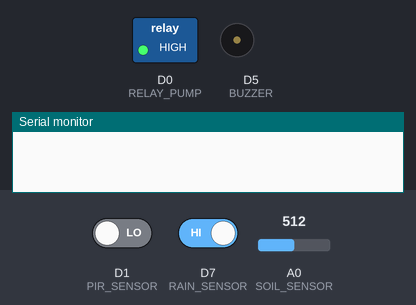
This sketch was run on a simulated ESP8266 (NodeMCU). On the bench: switched loads named in the sketch (green lamp = pin HIGH), buzzer (waves = sounding, pin HIGH), the last lines printed to the serial monitor. Inputs (shaded band) come from the test bench; at power-on: D1 (PIR_SENSOR) LOW, A0 (SOIL_SENSOR) = 512, D7 (RAIN_SENSOR) HIGH. WiFi joins after 1.5 s; servers stay silent unless stated.

Above: at 5.0 s.
5.1 s: D1 (PIR_SENSOR) driven HIGH
At 6.9 s:
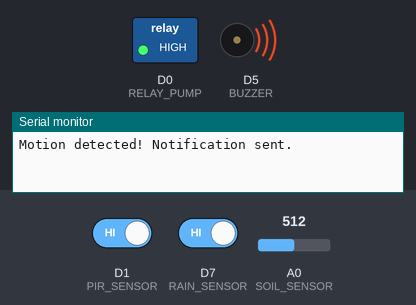
11.0 s: A0 (SOIL_SENSOR) set to 694
16.9 s: A0 (SOIL_SENSOR) set to 718
At 22.0 s:
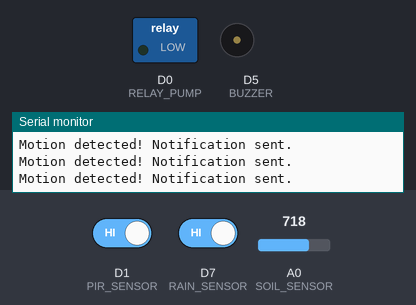
22.3 s: D1 (PIR_SENSOR) driven LOW
At 27.1 s:
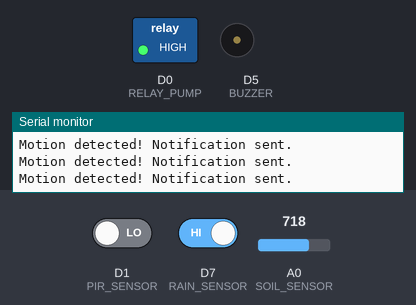
Timing chart, 0 to 29.2 s (numbered marks = the images above; inputs shaded):
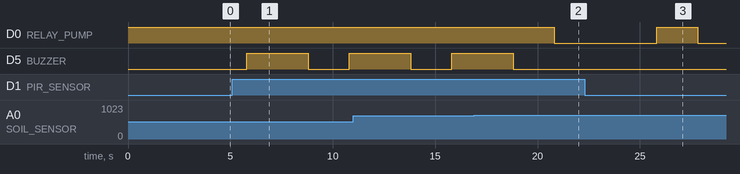

The sketch:

Home_automation.ino
```cpp
#define BLYNK_TEMPLATE_ID "TMPL3cFU7O_Jm"
#define BLYNK_TEMPLATE_NAME "Home automation"
#define BLYNK_AUTH_TOKEN "AX0kvtGh5xDQMrDKLBwBy3hcp2PmVbo2"

#include <ESP8266WiFi.h>
#include <BlynkSimpleEsp8266.h>

// WiFi Credentials (replace with your actual WiFi)
char ssid[] = "YourWiFiSSID";
char pass[] = "YourWiFiPassword";

// Pin Definitions
#define SOIL_SENSOR A0
#define RAIN_SENSOR D7
#define PIR_SENSOR D1
#define RELAY_PUMP D0
#define BUZZER D5

int moistureThreshold = 30;
bool pumpManualOverride = false;

BLYNK_WRITE(V3) {
  pumpManualOverride = param.asInt();
  if (pumpManualOverride) {
    digitalWrite(RELAY_PUMP, LOW);   // Pump ON
  } else {
    digitalWrite(RELAY_PUMP, HIGH);  // Pump OFF
  }
}

void setup() {
  Serial.begin(115200);

  pinMode(SOIL_SENSOR, INPUT);
  pinMode(RAIN_SENSOR, INPUT);
  pinMode(PIR_SENSOR, INPUT);
  pinMode(RELAY_PUMP, OUTPUT);
  pinMode(BUZZER, OUTPUT);

  digitalWrite(RELAY_PUMP, HIGH);  // Pump OFF initially
  digitalWrite(BUZZER, LOW);

  Blynk.begin(BLYNK_AUTH_TOKEN, ssid, pass);
  delay(2000);
}

void loop() {
  Blynk.run();

  // Read soil moisture
  int moisture = analogRead(SOIL_SENSOR);
  int moisturePercent = map(moisture, 350, 850, 100, 0);
  moisturePercent = constrain(moisturePercent, 0, 100);
  Blynk.virtualWrite(V0, moisturePercent);

  // Check rain
  bool raining = (digitalRead(RAIN_SENSOR) == LOW);
  Blynk.virtualWrite(V1, raining ? "RAINING" : "DRY");

  // Auto-watering logic
  if (!pumpManualOverride && moisturePercent < moistureThreshold && !raining) {
    digitalWrite(RELAY_PUMP, LOW);   // Pump ON
    Blynk.logEvent("watering_started", "Soil moisture low, watering plants");
    delay(5000);  // Water for 5 seconds
    digitalWrite(RELAY_PUMP, HIGH);  // Pump OFF
  }

  // Motion detection with buzzer
  if (digitalRead(PIR_SENSOR) == HIGH) {
    digitalWrite(BUZZER, HIGH);
    Blynk.virtualWrite(V2, 1);

    // This triggers the notification you configured in Blynk Console
    Blynk.logEvent("motion_detected", "⚠️ Motion detected near your plants!");

    Serial.println("Motion detected! Notification sent.");
    delay(3000);
    digitalWrite(BUZZER, LOW);
    Blynk.virtualWrite(V2, 0);
  }

  delay(2000);
}
```

Measured:
- the behaviour switches between 702 and 703 on A0 (SOIL_SENSOR) (found by bisection; images 1 and 2)
- after the input at 5.1 s, D5 (BUZZER): LOW → HIGH after 0.71 s, → LOW 3.0 s later, → HIGH 2.0 s later
- after the input at 16.9 s, D0 (RELAY_PUMP): HIGH → LOW after 3.9 s; D5 (BUZZER): goes on until 18.8 s, then stays LOW
- after the input at 22.3 s, D5 (BUZZER): stays LOW (without the input it goes to HIGH after 3.5 s)
